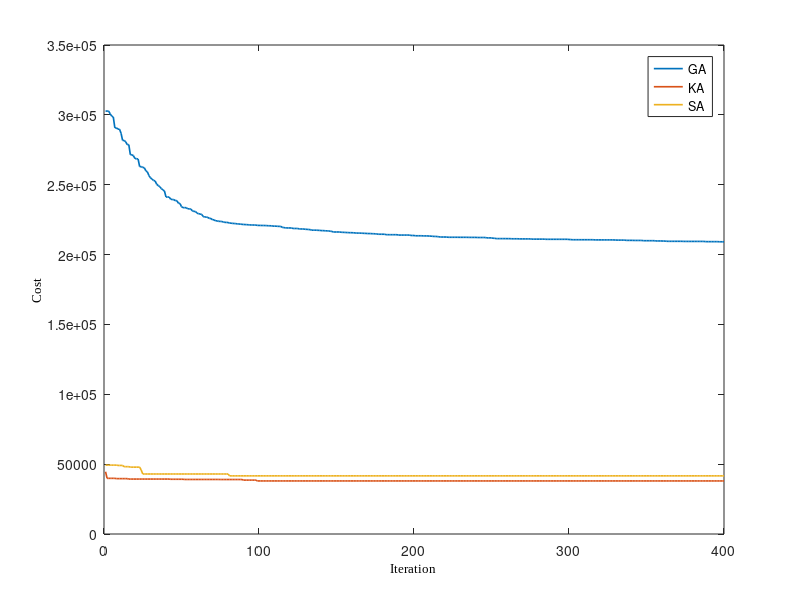

MATLAB code for this plot:
clc;
close all;
clear all;
load('Data/SA01');
load('Data/GA01');
% load('Data/PSO01');
% load('Data/AIA01');
% load('Data/HS01');
load('Data/KA01');
% load('Data/GaSa01');
% load('Data/KaSa01');
%% Drew Table
LineWidth=1.2;
MarkerSize=7;
% plot(Ans_AIA,'-b','LineWidth',LineWidth,'MarkerSize',MarkerSize);
plot(Ans_GA,'-','LineWidth',LineWidth,'MarkerSize',MarkerSize);
hold on;
% plot(Ans_GaSa,'-','LineWidth',LineWidth,'MarkerSize',MarkerSize);
% plot(Ans_HS,'-','LineWidth',LineWidth,'MarkerSize',MarkerSize);
plot(Ans_KA,'-','LineWidth',LineWidth,'MarkerSize',MarkerSize);
% plot(Ans_KaSa,'-','LineWidth',LineWidth,'MarkerSize',MarkerSize);
% plot(Ans_PSO,'-','LineWidth',LineWidth,'MarkerSize',MarkerSize);
plot(Ans_SA,'-','LineWidth',LineWidth,'MarkerSize',MarkerSize);
xlabel('Iteration','FontSize',9,'FontWeight','normal','FontName','Times New Roman','Color','k');
ylabel('Cost','FontSize',9,'FontWeight','normal','FontName','Times New Roman','Color','k');
legend('GA','KA','SA')

